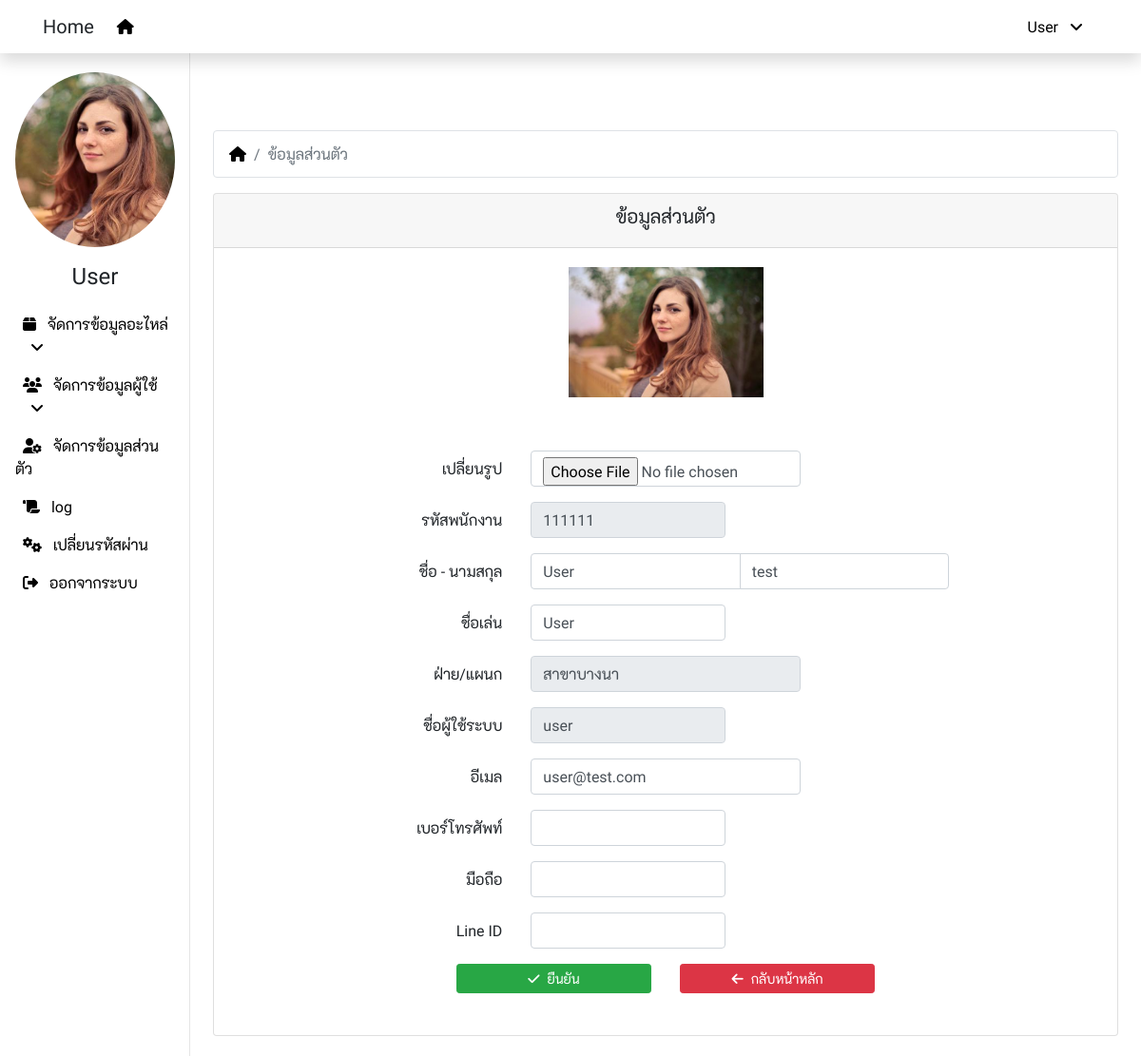
The page /profile.php (signed in) on the database its author committed.
### tables this page shows
CREATE TABLE `ex_user` (
  `user_id` int(11) NOT NULL,
  `user_code` varchar(20) NOT NULL,
  `user_name` varchar(100) NOT NULL,
  `user_surname` varchar(100) NOT NULL,
  `user_picture` varchar(20) NOT NULL,
  `user_nickname` varchar(50) NOT NULL,
  `dep_id` int(11) NOT NULL,
  `user_email` varchar(100) NOT NULL,
  `user_telephone` varchar(50) NOT NULL,
  `user_mobile` varchar(50) NOT NULL,
  `user_line` varchar(50) NOT NULL,
  `user_level` int(11) NOT NULL DEFAULT '1',
  `user_status` int(1) NOT NULL DEFAULT '1',
  `user_create` varchar(50) NOT NULL,
  `user_update` timestamp NOT NULL DEFAULT CURRENT_TIMESTAMP ON UPDATE CURRENT_TIMESTAMP
);

CREATE TABLE `ex_login` (
  `login_id` int(11) NOT NULL,
  `user_code` varchar(20) NOT NULL,
  `user_username` varchar(50) NOT NULL,
  `user_password` varchar(100) NOT NULL,
  `login_create` varchar(50) NOT NULL,
  `login_update` timestamp NOT NULL DEFAULT CURRENT_TIMESTAMP ON UPDATE CURRENT_TIMESTAMP
);

CREATE TABLE `ex_department` (
  `dep_id` int(11) NOT NULL,
  `dep_name` varchar(200) NOT NULL,
  `dep_status` int(1) NOT NULL DEFAULT '1',
  `dep_create` varchar(50) NOT NULL,
  `dep_update` timestamp NOT NULL DEFAULT CURRENT_TIMESTAMP ON UPDATE CURRENT_TIMESTAMP
);

### config/function.php (called while the page is built, shortened)
<?php
  function getUserPicture($code){
    global $dbcon;
    $data = [$code];
    $sql = "SELECT user_picture FROM ex_user WHERE user_code = ?";
    $stmt = $dbcon->prepare($sql);
    $stmt->execute($data);
    $row = $stmt->fetch();
    $get = $row['user_picture'];
    return $get;
  }
  function getUserNickname($code){
    global $dbcon;
    $data = [$code];
    $sql = "SELECT user_nickname FROM ex_user WHERE user_code = ?";
    $stmt = $dbcon->prepare($sql);
    $stmt->execute($data);
    $row = $stmt->fetch();
    $get = $row['user_nickname'];
    return $get;
  }
  function getUserLevel($code){
    global $dbcon;
    $data = [$code];
    $sql = "SELECT user_level FROM ex_user WHERE user_code = ?";
    $stmt = $dbcon->prepare($sql);
    $stmt->execute($data);
    $row = $stmt->fetch();
    $get = $row['user_level'];
    return $get;
  }
  function getDepartmentName($id){
    global $dbcon;
    $data = [$id];
    $sql = "SELECT dep_name FROM ex_department WHERE dep_id = ?";
    $stmt = $dbcon->prepare($sql);
    $stmt->execute($data);
    $row = $stmt->fetch();
    $get = $row['dep_name'];
    return $get;
  }
  function getQueryUser($id){
    global $dbcon;
    $data = [$id];
    $sql = "SELECT *
      FROM ex_user user
      INNER JOIN ex_login login
      ON user.user_code = login.user_code
      WHERE user.user_code = ?";
    $stmt = $dbcon->prepare($sql);
    $stmt->execute($data);
    return $stmt;
  }
?>

### profile.php (the view, shortened to what this page needs)
<?php
  include_once 'config/connection.php';
  include_once 'config/function.php';
  $user_code = $_SESSION['user_code'];
  $stmt = getQueryUser($user_code);
  $row = $stmt->fetch();
  $act = isset($_GET['act']) ? $_GET['act'] : 'index';
?>
<!DOCTYPE html>
<html lang="en">
<head>
  <link rel="stylesheet" href="node_modules/bootstrap/dist/css/bootstrap.min.css">
  <link rel="stylesheet" href="node_modules/@fortawesome/fontawesome-pro/css/all.min.css">
  <link rel="stylesheet" href="public/css/custom.css">
</head>
<body>
  <?php include_once 'inc/navbar.php' ?>
  <div class="container-fluid">
    <div class="row">
      <?php include_once 'inc/sidemenu.php' ?>
      <main role="main" class="col-md-9 ml-sm-auto col-lg-10 px-4">
        <?php
          if($act == 'index'):
        ?>
        <nav>
          <ol class="breadcrumb bg-white border">
            <li class="breadcrumb-item">
              <a href="request.php"><i class="fas fa-home"></i></a>
            </li>
            <li class="breadcrumb-item active">
              ข้อมูลส่วนตัว
            </li>
          </ol>
        </nav>
        <div class="row justify-content-center">
          <div class="col-12">
            <div class="card">
              <div class="card-header">
                <h5 class="text-center">ข้อมูลส่วนตัว</h5>
              </div>
              <div class="card-body">
                <form action="?act=update" method="POST" enctype="multipart/form-data">
                  <div class="form-group row justify-content-center">
                    <div class="col-sm-3">
                      <img src="public/images/users/<?php echo $row['user_picture'] ? $row['user_picture'] : 'no_picture.jpg' ?>" class="img-fluid">
                    </div>
                  </div>
                  <div class="form-group row justify-content-center">
                    <div class="col-sm-4">
                    </div>
                  </div>
                  <div class="form-group row">
                    <label class="col-sm-4 col-form-label text-md-right">เปลี่ยนรูป</label>
                    <div class="col-sm-4">
                      <input type="file" class="form-control" name="user_picture" id="profile-picture" accept="image/*">
                    </div>
                  </div>
                  <div class="form-group row">
                    <label class="col-sm-4 col-form-label text-md-right">รหัสพนักงาน</label>
                    <div class="col-sm-3">
                      <input type="text" class="form-control" name="user_code"
                        value="<?php echo $row['user_code'] ?>" readonly>
                    </div>
                  </div>
                  <div class="form-group row">
                    <label class="col-sm-4 col-form-label text-md-right">ชื่อ - นามสกุล</label>
                    <div class="input-group col-sm-6">
                      <input type="text" class="form-control" name="user_name"
                        value="<?php echo $row['user_name'] ?>" required>
                      <input type="text" class="form-control" name="user_surname"
                        value="<?php echo $row['user_surname'] ?>" required>
                    </div>
                  </div>
                  <div class="form-group row">
                    <label class="col-sm-4 col-form-label text-md-right">ชื่อเล่น</label>
                    <div class="col-sm-3">
                      <input type="text" class="form-control" name="user_nickname"
                        value="<?php echo $row['user_nickname'] ?>" required>
                    </div>
                  </div>
                  <div class="form-group row">
                    <label class="col-sm-4 col-form-label text-md-right">ฝ่าย/แผนก</label>
                    <div class="col-sm-4">
                      <input type="text" class="form-control"
                        value="<?php echo getDepartmentName($row['dep_id']) ?>" readonly>
                    </div>
                  </div>
                  <div class="form-group row">
                    <label class="col-sm-4 col-form-label text-md-right">ชื่อผู้ใช้ระบบ</label>
                    <div class="col-sm-3">
                      <input type="text" class="form-control"
                        value="<?php echo $row['user_username'] ?>" readonly>
                    </div>
                  </div>
                  <div class="form-group row">
                    <label class="col-sm-4 col-form-label text-md-right">อีเมล</label>
                    <div class="col-sm-4">
                      <input type="email" class="form-control" name="user_email" required
                        value="<?php echo $row['user_email'] ?>">
                    </div>
                  </div>
                  <div class="form-group row">
                    <label class="col-sm-4 col-form-label text-md-right">เบอร์โทรศัพท์</label>
                    <div class="col-sm-3">
                      <input type="text" class="form-control" name="user_telephone"
                        value="<?php echo $row['user_telephone'] ?>">
                    </div>
                  </div>
                  <div class="form-group row">
                    <label class="col-sm-4 col-form-label text-md-right">มือถือ</label>
                    <div class="col-sm-3">
                     <input type="text" class="form-control" name="user_mobile"
                    value="<?php echo $row['user_mobile'] ?>">
                    </div>
                  </div>
                  <div class="form-group row">
                    <label class="col-sm-4 col-form-label text-md-right">Line ID</label>
                    <div class="col-sm-3">
                      <input type="text" class="form-control" name="user_line"
                        value="<?php echo $row['user_line'] ?>">
                    </div>
                  </div>
                  <div class="form-group row justify-content-center">
                    <div class="col-sm-3 pb-2">
                      <button class="btn btn-success btn-sm btn-block" name="btnUpdate">
                        <i class="fa fa-check pr-2"></i>ยืนยัน
                      </button>
                    </div>
                    <div class="col-sm-3 pb-2">
                      <a class="btn btn-danger btn-sm btn-block" href="request.php">
                        <i class="fa fa-arrow-left pr-2"></i>กลับหน้าหลัก
                      </a>
                    </div>
                  </div>
                </form>
              </div>
            </div>
          </div>
        </div>
        <?php
          endif;
        ?>
      </main>
    </div>
  </div>
</body>
</html>

### inc/navbar.php (shortened to what this page needs)
<nav class="navbar navbar-expand-lg bg-white fixed-top flex-md-nowrap shadow">
  <div class="container">
    <span class="navbar-brand">Home</span>
    <div class="collapse navbar-collapse" id="navbarMenu">
      <ul class="navbar-nav mr-auto">
        <li class="nav-item">
          <a class="nav-link" href="request.php">
            <i class="fas fa-home"></i>
          </a>
        </li>
      </ul>
      <ul class="navbar-nav ml-auto">
        <li class="nav-item dropdown">
          <a class="nav-link" href="javascript:void(0)" data-toggle="dropdown">
            <?php echo getUserNickname($_SESSION['user_code']) ?>
            <i class="fa fa-angle-down px-2"></i>
          </a>
        </li>
      </ul>
    </div>
  </div>
</nav>

### inc/sidemenu.php (shortened to what this page needs)
<nav class="col-xl-2 col-md-3 d-none d-md-block sidebar">
  <div class="sidebar-sticky">
    <ul class="nav flex-column">
      <li class="nav-item">
        <img class="nav-link img-fluid picture-profile mx-auto d-block"
          src="public/images/users/<?php echo getUserPicture($_SESSION['user_code']) ?>" alt="">
      </li>
      <li class="nav-item">
        <h4 class="nav-link text-center">
          <?php echo getUserNickname($_SESSION['user_code']) ?>
        </h4>
      </li>
      <?php
        $profile = strpos($_SERVER['PHP_SELF'], "profile.php");
        $chgpwd = strpos($_SERVER['PHP_SELF'], "change_pwd.php");
        $computers = strpos($_SERVER['PHP_SELF'], "computers.php");
        $software = strpos($_SERVER['PHP_SELF'], "software.php");
        $check_level = getUserLevel($_SESSION['user_code']);
      ?>
      <?php if($check_level == 1 || $check_level == 1): ?>
        <li class="nav-item">
          <a class="nav-link" data-toggle="collapse" href="#sub_dashboard2">
            <i class="fas fa-box px-2"></i>
             จัดการข้อมูลอะไหล่
            <i class="fas fa-angle-<?php echo ($profile || $chgpwd ? 'down' : 'left') ?> px-3"></i>
          </a>
          <li class="nav-item">
            <a class="nav-link" data-toggle="collapse" href="#sub_dashboard">
              <i class="fas fa-users px-2"></i>
              จัดการข้อมูลผู้ใช้
              <i class="fas fa-angle-<?php echo ($profile || $chgpwd ? 'down' : 'left') ?> px-3"></i>
            </a>
          </li>
        </li>
        <li class="nav-item <?php if($computers || $software) echo 'active' ?>">
          <a class="nav-link" href="profile.php">
            <i class="fas fa-user-cog px-2"></i>
            จัดการข้อมูลส่วนตัว
          </a>
        </li>
        <li class="nav-item <?php if($computers || $software) echo 'active' ?>">
          <a class="nav-link" href="log.php">
            <i class="fas fa-scroll px-2"></i>
            log
          </a>
        </li>
        <li class="nav-item <?php if($computers || $software) echo 'active' ?>">
          <a class="nav-link" href="change_pwd.php">
            <i class="fas fa-cogs px-2"></i>
            เปลี่ยนรหัสผ่าน
          </a>
        </li>
        <li class="nav-item <?php if($computers || $software) echo 'active' ?>">
          <a class="nav-link" href="logout.php">
            <i class="fas fa-sign-out-alt px-2"></i>
            ออกจากระบบ
          </a>
        </li>
      <?php endif ?>
    </ul>
  </div>
</nav>

### public/css/custom.css (style rules this page uses)
body { font-family: 'robotoregular', 'k2dregular', Tahoma; }
a { color: #000; }
.active , .active a { color: #DC3545; }
.sidebar { position: fixed; top: 0; bottom: 0; left: 0; z-index: 100; padding: 60px 0 0; box-shadow: inset -1px 0 0 rgba(0, 0, 0, .1); }
.sidebar-sticky { position: relative; top: 0; height: calc(100vh - 60px); padding-top: .5rem; overflow-x: hidden; overflow-y: auto; }
.picture-profile { width: 200px; height: 200px; border-radius: 50%; object-fit: cover; }
[role="main"] { padding-top: 80px; }

### rows shown on the page
ex_user: user_nickname "User", user_picture (picture), user_code "111111", user_name "User", user_surname "test", dep.dep_name "สาขาบางนา", user_username "user", user_email "user@test.com"
